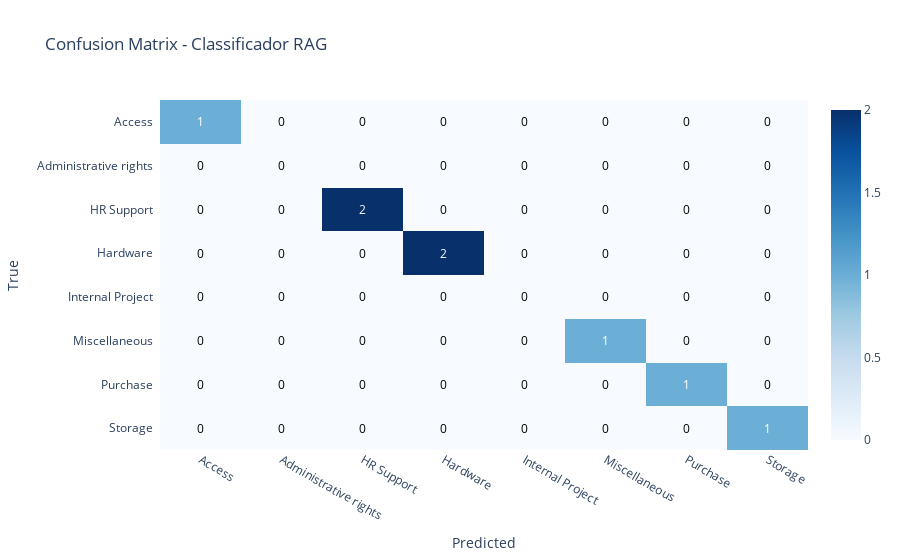

Notebook source saved alongside this figure:
### Code cell
# Visualizar confusion matrix
plot_confusion_matrix(metrics["confusion_matrix"], classes, title="Confusion Matrix - Classificador RAG")

### Figure 1 — Plotly figure (JSON) as saved in the notebook; plotly's stock layout.template omitted (floating-point values rounded to 4 significant figures)
{"data": [{"colorscale": [[0, "rgb(247,251,255)"], [0.125, "rgb(222,235,247)"], [0.25, "rgb(198,219,239)"], [0.375, "rgb(158,202,225)"], [0.5, "rgb(107,174,214)"], [0.625, "rgb(66,146,198)"], [0.75, "rgb(33,113,181)"], [0.875, "rgb(8,81,156)"], [1, "rgb(8,48,107)"]], "reversescale": false, "showscale": true, "type": "heatmap", "x": ["Access", "Administrative rights", "HR Support", "Hardware", "Internal Project", "Miscellaneous", "Purchase", "Storage"], "y": ["Access", "Administrative rights", "HR Support", "Hardware", "Internal Project", "Miscellaneous", "Purchase", "Storage"], "z": [[1, 0, 0, 0, 0, 0, 0, 0], [0, 0, 0, 0, 0, 0, 0, 0], [0, 0, 2, 0, 0, 0, 0, 0], [0, 0, 0, 2, 0, 0, 0, 0], [0, 0, 0, 0, 0, 0, 0, 0], [0, 0, 0, 0, 0, 1, 0, 0], [0, 0, 0, 0, 0, 0, 1, 0], [0, 0, 0, 0, 0, 0, 0, 1]]}], "layout": {"annotations": [{"font": {"color": "#FFFFFF"}, "showarrow": false, "text": "1", "x": "Access", "xref": "x", "y": "Access", "yref": "y"}, {"font": {"color": "#000000"}, "showarrow": false, "text": "0", "x": "Administrative rights", "xref": "x", "y": "Access", "yref": "y"}, {"font": {"color": "#000000"}, "showarrow": false, "text": "0", "x": "HR Support", "xref": "x", "y": "Access", "yref": "y"}, {"font": {"color": "#000000"}, "showarrow": false, "text": "0", "x": "Hardware", "xref": "x", "y": "Access", "yref": "y"}, {"font": {"color": "#000000"}, "showarrow": false, "text": "0", "x": "Internal Project", "xref": "x", "y": "Access", "yref": "y"}, {"font": {"color": "#000000"}, "showarrow": false, "text": "0", "x": "Miscellaneous", "xref": "x", "y": "Access", "yref": "y"}, {"font": {"color": "#000000"}, "showarrow": false, "text": "0", "x": "Purchase", "xref": "x", "y": "Access", "yref": "y"}, {"font": {"color": "#000000"}, "showarrow": false, "text": "0", "x": "Storage", "xref": "x", "y": "Access", "yref": "y"}, {"font": {"color": "#000000"}, "showarrow": false, "text": "0", "x": "Access", "xref": "x", "y": "Administrative rights", "yref": "y"}, {"font": {"color": "#000000"}, "showarrow": false, "text": "0", "x": "Administrative rights", "xref": "x", "y": "Administrative rights", "yref": "y"}, {"font": {"color": "#000000"}, "showarrow": false, "text": "0", "x": "HR Support", "xref": "x", "y": "Administrative rights", "yref": "y"}, {"font": {"color": "#000000"}, "showarrow": false, "text": "0", "x": "Hardware", "xref": "x", "y": "Administrative rights", "yref": "y"}, {"font": {"color": "#000000"}, "showarrow": false, "text": "0", "x": "Internal Project", "xref": "x", "y": "Administrative rights", "yref": "y"}, {"font": {"color": "#000000"}, "showarrow": false, "text": "0", "x": "Miscellaneous", "xref": "x", "y": "Administrative rights", "yref": "y"}, {"font": {"color": "#000000"}, "showarrow": false, "text": "0", "x": "Purchase", "xref": "x", "y": "Administrative rights", "yref": "y"}, {"font": {"color": "#000000"}, "showarrow": false, "text": "0", "x": "Storage", "xref": "x", "y": "Administrative rights", "yref": "y"}, {"font": {"color": "#000000"}, "showarrow": false, "text": "0", "x": "Access", "xref": "x", "y": "HR Support", "yref": "y"}, {"font": {"color": "#000000"}, "showarrow": false, "text": "0", "x": "Administrative rights", "xref": "x", "y": "HR Support", "yref": "y"}, {"font": {"color": "#FFFFFF"}, "showarrow": false, "text": "2", "x": "HR Support", "xref": "x", "y": "HR Support", "yref": "y"}, {"font": {"color": "#000000"}, "showarrow": false, "text": "0", "x": "Hardware", "xref": "x", "y": "HR Support", "yref": "y"}, {"font": {"color": "#000000"}, "showarrow": false, "text": "0", "x": "Internal Project", "xref": "x", "y": "HR Support", "yref": "y"}, {"font": {"color": "#000000"}, "showarrow": false, "text": "0", "x": "Miscellaneous", "xref": "x", "y": "HR Support", "yref": "y"}, {"font": {"color": "#000000"}, "showarrow": false, "text": "0", "x": "Purchase", "xref": "x", "y": "HR Support", "yref": "y"}, {"font": {"color": "#000000"}, "showarrow": false, "text": "0", "x": "Storage", "xref": "x", "y": "HR Support", "yref": "y"}, {"font": {"color": "#000000"}, "showarrow": false, "text": "0", "x": "Access", "xref": "x", "y": "Hardware", "yref": "y"}, {"font": {"color": "#000000"}, "showarrow": false, "text": "0", "x": "Administrative rights", "xref": "x", "y": "Hardware", "yref": "y"}, {"font": {"color": "#000000"}, "showarrow": false, "text": "0", "x": "HR Support", "xref": "x", "y": "Hardware", "yref": "y"}, {"font": {"color": "#FFFFFF"}, "showarrow": false, "text": "2", "x": "Hardware", "xref": "x", "y": "Hardware", "yref": "y"}, {"font": {"color": "#000000"}, "showarrow": false, "text": "0", "x": "Internal Project", "xref": "x", "y": "Hardware", "yref": "y"}, {"font": {"color": "#000000"}, "showarrow": false, "text": "0", "x": "Miscellaneous", "xref": "x", "y": "Hardware", "yref": "y"}, {"font": {"color": "#000000"}, "showarrow": false, "text": "0", "x": "Purchase", "xref": "x", "y": "Hardware", "yref": "y"}, {"font": {"color": "#000000"}, "showarrow": false, "text": "0", "x": "Storage", "xref": "x", "y": "Hardware", "yref": "y"}, {"font": {"color": "#000000"}, "showarrow": false, "text": "0", "x": "Access", "xref": "x", "y": "Internal Project", "yref": "y"}, {"font": {"color": "#000000"}, "showarrow": false, "text": "0", "x": "Administrative rights", "xref": "x", "y": "Internal Project", "yref": "y"}, {"font": {"color": "#000000"}, "showarrow": false, "text": "0", "x": "HR Support", "xref": "x", "y": "Internal Project", "yref": "y"}, {"font": {"color": "#000000"}, "showarrow": false, "text": "0", "x": "Hardware", "xref": "x", "y": "Internal Project", "yref": "y"}, {"font": {"color": "#000000"}, "showarrow": false, "text": "0", "x": "Internal Project", "xref": "x", "y": "Internal Project", "yref": "y"}, {"font": {"color": "#000000"}, "showarrow": false, "text": "0", "x": "Miscellaneous", "xref": "x", "y": "Internal Project", "yref": "y"}, {"font": {"color": "#000000"}, "showarrow": false, "text": "0", "x": "Purchase", "xref": "x", "y": "Internal Project", "yref": "y"}, {"font": {"color": "#000000"}, "showarrow": false, "text": "0", "x": "Storage", "xref": "x", "y": "Internal Project", "yref": "y"}, {"font": {"color": "#000000"}, "showarrow": false, "text": "0", "x": "Access", "xref": "x", "y": "Miscellaneous", "yref": "y"}, {"font": {"color": "#000000"}, "showarrow": false, "text": "0", "x": "Administrative rights", "xref": "x", "y": "Miscellaneous", "yref": "y"}, {"font": {"color": "#000000"}, "showarrow": false, "text": "0", "x": "HR Support", "xref": "x", "y": "Miscellaneous", "yref": "y"}, {"font": {"color": "#000000"}, "showarrow": false, "text": "0", "x": "Hardware", "xref": "x", "y": "Miscellaneous", "yref": "y"}, {"font": {"color": "#000000"}, "showarrow": false, "text": "0", "x": "Internal Project", "xref": "x", "y": "Miscellaneous", "yref": "y"}, {"font": {"color": "#FFFFFF"}, "showarrow": false, "text": "1", "x": "Miscellaneous", "xref": "x", "y": "Miscellaneous", "yref": "y"}, {"font": {"color": "#000000"}, "showarrow": false, "text": "0", "x": "Purchase", "xref": "x", "y": "Miscellaneous", "yref": "y"}, {"font": {"color": "#000000"}, "showarrow": false, "text": "0", "x": "Storage", "xref": "x", "y": "Miscellaneous", "yref": "y"}, {"font": {"color": "#000000"}, "showarrow": false, "text": "0", "x": "Access", "xref": "x", "y": "Purchase", "yref": "y"}, {"font": {"color": "#000000"}, "showarrow": false, "text": "0", "x": "Administrative rights", "xref": "x", "y": "Purchase", "yref": "y"}, {"font": {"color": "#000000"}, "showarrow": false, "text": "0", "x": "HR Support", "xref": "x", "y": "Purchase", "yref": "y"}, {"font": {"color": "#000000"}, "showarrow": false, "text": "0", "x": "Hardware", "xref": "x", "y": "Purchase", "yref": "y"}, {"font": {"color": "#000000"}, "showarrow": false, "text": "0", "x": "Internal Project", "xref": "x", "y": "Purchase", "yref": "y"}, {"font": {"color": "#000000"}, "showarrow": false, "text": "0", "x": "Miscellaneous", "xref": "x", "y": "Purchase", "yref": "y"}, {"font": {"color": "#FFFFFF"}, "showarrow": false, "text": "1", "x": "Purchase", "xref": "x", "y": "Purchase", "yref": "y"}, {"font": {"color": "#000000"}, "showarrow": false, "text": "0", "x": "Storage", "xref": "x", "y": "Purchase", "yref": "y"}, {"font": {"color": "#000000"}, "showarrow": false, "text": "0", "x": "Access", "xref": "x", "y": "Storage", "yref": "y"}, {"font": {"color": "#000000"}, "showarrow": false, "text": "0", "x": "Administrative rights", "xref": "x", "y": "Storage", "yref": "y"}, {"font": {"color": "#000000"}, "showarrow": false, "text": "0", "x": "HR Support", "xref": "x", "y": "Storage", "yref": "y"}, {"font": {"color": "#000000"}, "showarrow": false, "text": "0", "x": "Hardware", "xref": "x", "y": "Storage", "yref": "y"}, {"font": {"color": "#000000"}, "showarrow": false, "text": "0", "x": "Internal Project", "xref": "x", "y": "Storage", "yref": "y"}, {"font": {"color": "#000000"}, "showarrow": false, "text": "0", "x": "Miscellaneous", "xref": "x", "y": "Storage", "yref": "y"}, {"font": {"color": "#000000"}, "showarrow": false, "text": "0", "x": "Purchase", "xref": "x", "y": "Storage", "yref": "y"}, {"font": {"color": "#FFFFFF"}, "showarrow": false, "text": "1", "x": "Storage", "xref": "x", "y": "Storage", "yref": "y"}], "title": {"text": "Confusion Matrix - Classificador RAG"}, "xaxis": {"dtick": 1, "gridcolor": "rgb(0, 0, 0)", "side": "bottom", "ticks": "", "title": {"text": "Predicted"}}, "yaxis": {"autorange": "reversed", "dtick": 1, "ticks": "", "ticksuffix": "  ", "title": {"text": "True"}}}}
